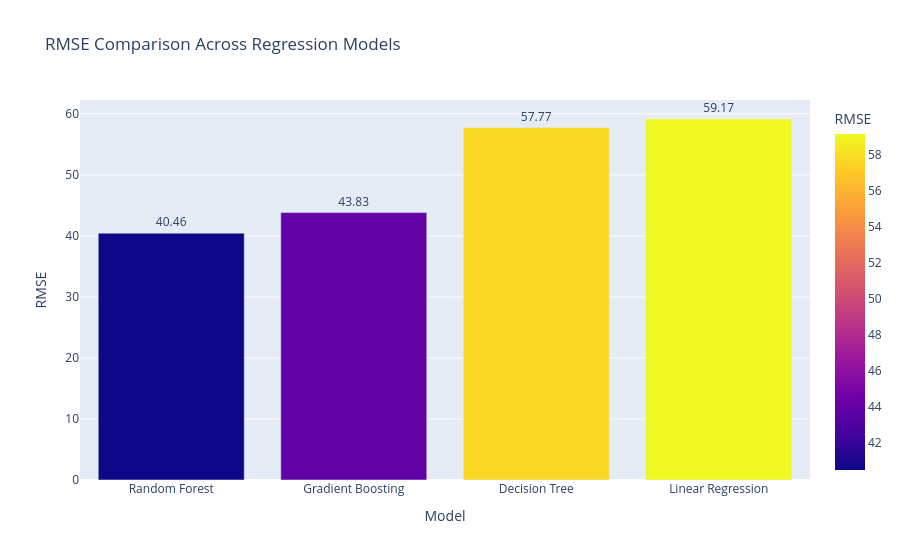

The notebook cell saved with this chart:
### Code cell
fig = px.bar(
    results_df,
    x="Model",
    y="RMSE",
    color="RMSE",
    text="RMSE",
    title="RMSE Comparison Across Regression Models"
)

fig.update_traces(
    textposition="outside"
)

fig.show()

### Figure 1 — Plotly figure (JSON) as saved in the notebook; plotly's stock layout.template omitted (floating-point values rounded to 4 significant figures)
{"data": [{"hovertemplate": "Model=%{x}<br>RMSE=%{marker.color}<extra></extra>", "legendgroup": "", "marker": {"color": [40.46, 43.83, 57.77, 59.17], "coloraxis": "coloraxis", "pattern": {"shape": ""}}, "name": "", "orientation": "v", "showlegend": false, "text": [40.46, 43.83, 57.77, 59.17], "textposition": "outside", "type": "bar", "x": ["Random Forest", "Gradient Boosting", "Decision Tree", "Linear Regression"], "xaxis": "x", "y": [40.46, 43.83, 57.77, 59.17], "yaxis": "y"}], "layout": {"barmode": "relative", "coloraxis": {"colorbar": {"title": {"text": "RMSE"}}, "colorscale": [[0, "#0d0887"], [0.1111, "#46039f"], [0.2222, "#7201a8"], [0.3333, "#9c179e"], [0.4444, "#bd3786"], [0.5556, "#d8576b"], [0.6667, "#ed7953"], [0.7778, "#fb9f3a"], [0.8889, "#fdca26"], [1, "#f0f921"]]}, "legend": {"tracegroupgap": 0}, "title": {"text": "RMSE Comparison Across Regression Models"}, "xaxis": {"anchor": "y", "domain": [0, 1], "title": {"text": "Model"}}, "yaxis": {"anchor": "x", "domain": [0, 1], "title": {"text": "RMSE"}}}}
